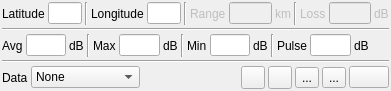
  <widget class="QWidget" name="dataContainer" native="true">
   <property name="geometry">
    <rect>
     <x>0</x>
     <y>220</y>
     <width>391</width>
     <height>91</height>
    </rect>
   </property>
   <property name="sizePolicy">
    <sizepolicy hsizetype="Expanding" vsizetype="Preferred">
     <horstretch>0</horstretch>
     <verstretch>0</verstretch>
    </sizepolicy>
   </property>
   <property name="minimumSize">
    <size>
     <width>350</width>
     <height>0</height>
    </size>
   </property>
   <property name="windowTitle">
    <string>Data</string>
   </property>
   <layout class="QVBoxLayout" name="verticalLayout_2">
    <property name="spacing">
     <number>3</number>
    </property>
    <property name="leftMargin">
     <number>2</number>
    </property>
    <property name="topMargin">
     <number>2</number>
    </property>
    <property name="rightMargin">
     <number>2</number>
    </property>
    <property name="bottomMargin">
     <number>2</number>
    </property>
    <item>
     <layout class="QHBoxLayout" name="posMeasurementsLayout">
      <item>
       <widget class="QLabel" name="latitudeLabel">
        <property name="text">
         <string>Latitude</string>
        </property>
       </widget>
      </item>
      <item>
       <widget class="QLineEdit" name="latitude">
        <property name="maximumSize">
         <size>
          <width>100</width>
          <height>16777215</height>
         </size>
        </property>
        <property name="toolTip">
         <string>Current latitude. Decimal degrees, North positive</string>
        </property>
        <property name="text">
         <string/>
        </property>
        <property name="readOnly">
         <bool>true</bool>
        </property>
       </widget>
      </item>
      <item>
       <widget class="Line" name="line_14">
        <property name="orientation">
         <enum>Qt::Vertical</enum>
        </property>
       </widget>
      </item>
      <item>
       <widget class="QLabel" name="longitudeLabel">
        <property name="text">
         <string>Longitude</string>
        </property>
       </widget>
      </item>
      <item>
       <widget class="QLineEdit" name="longitude">
        <property name="maximumSize">
         <size>
          <width>100</width>
          <height>16777215</height>
         </size>
        </property>
        <property name="toolTip">
         <string>Current longitude. Decimal degrees, East positive</string>
        </property>
        <property name="text">
         <string/>
        </property>
        <property name="readOnly">
         <bool>true</bool>
        </property>
       </widget>
      </item>
      <item>
       <widget class="Line" name="line_15">
        <property name="orientation">
         <enum>Qt::Vertical</enum>
        </property>
       </widget>
      </item>
      <item>
       <widget class="QLabel" name="rangeLabel">
        <property name="enabled">
         <bool>false</bool>
        </property>
        <property name="text">
         <string>Range</string>
        </property>
       </widget>
      </item>
      <item>
       <widget class="QLineEdit" name="range">
        <property name="enabled">
         <bool>false</bool>
        </property>
        <property name="toolTip">
         <string>Range (distance) to transmitter</string>
        </property>
        <property name="alignment">
         <set>Qt::AlignRight|Qt::AlignTrailing|Qt::AlignVCenter</set>
        </property>
        <property name="readOnly">
         <bool>true</bool>
        </property>
       </widget>
      </item>
      <item>
       <widget class="QLabel" name="rangeUnits">
        <property name="enabled">
         <bool>false</bool>
        </property>
        <property name="text">
         <string>km</string>
        </property>
       </widget>
      </item>
      <item>
       <widget class="Line" name="line_16">
        <property name="orientation">
         <enum>Qt::Vertical</enum>
        </property>
       </widget>
      </item>
      <item>
       <widget class="QLabel" name="pathLossLabel">
        <property name="enabled">
         <bool>false</bool>
        </property>
        <property name="text">
         <string>Loss</string>
        </property>
       </widget>
      </item>
      <item>
       <widget class="QLineEdit" name="pathLoss">
        <property name="enabled">
         <bool>false</bool>
        </property>
        <property name="toolTip">
         <string>Free space path loss from current position to transmitter in dB</string>
        </property>
        <property name="alignment">
         <set>Qt::AlignRight|Qt::AlignTrailing|Qt::AlignVCenter</set>
        </property>
       </widget>
      </item>
      <item>
       <widget class="QLabel" name="pathLossUnits">
        <property name="enabled">
         <bool>false</bool>
        </property>
        <property name="text">
         <string>dB</string>
        </property>
       </widget>
      </item>
      <item>
       <spacer name="horizontalSpacer_5">
        <property name="orientation">
         <enum>Qt::Horizontal</enum>
        </property>
        <property name="sizeHint" stdset="0">
         <size>
          <width>40</width>
          <height>20</height>
         </size>
        </property>
       </spacer>
      </item>
     </layout>
    </item>
    <item>
     <widget class="Line" name="line_3">
      <property name="orientation">
       <enum>Qt::Horizontal</enum>
      </property>
     </widget>
    </item>
    <item>
     <layout class="QHBoxLayout" name="powMeasurementsLayout">
      <item>
       <widget class="QLabel" name="averageLabel">
        <property name="text">
         <string>Avg</string>
        </property>
       </widget>
      </item>
      <item>
       <widget class="QLineEdit" name="average">
        <property name="minimumSize">
         <size>
          <width>0</width>
          <height>0</height>
         </size>
        </property>
        <property name="maximumSize">
         <size>
          <width>60</width>
          <height>16777215</height>
         </size>
        </property>
        <property name="toolTip">
         <string>Average power in dB</string>
        </property>
        <property name="text">
         <string/>
        </property>
        <property name="alignment">
         <set>Qt::AlignRight|Qt::AlignTrailing|Qt::AlignVCenter</set>
        </property>
        <property name="readOnly">
         <bool>true</bool>
        </property>
       </widget>
      </item>
      <item>
       <widget class="QLabel" name="averageUnits">
        <property name="text">
         <string>dB</string>
        </property>
       </widget>
      </item>
      <item>
       <widget class="Line" name="line_7">
        <property name="orientation">
         <enum>Qt::Vertical</enum>
        </property>
       </widget>
      </item>
      <item>
       <widget class="QLabel" name="maxLabel">
        <property name="text">
         <string>Max</string>
        </property>
       </widget>
      </item>
      <item>
       <widget class="QLineEdit" name="maxPeak">
        <property name="maximumSize">
         <size>
          <width>60</width>
          <height>16777215</height>
         </size>
        </property>
        <property name="toolTip">
         <string>Maximum peak power in dB</string>
        </property>
        <property name="alignment">
         <set>Qt::AlignRight|Qt::AlignTrailing|Qt::AlignVCenter</set>
        </property>
        <property name="readOnly">
         <bool>true</bool>
        </property>
       </widget>
      </item>
      <item>
       <widget class="QLabel" name="maxPeakUnits">
        <property name="text">
         <string>dB</string>
        </property>
       </widget>
      </item>
      <item>
       <widget class="Line" name="line_10">
        <property name="orientation">
         <enum>Qt::Vertical</enum>
        </property>
       </widget>
      </item>
      <item>
       <widget class="QLabel" name="minPeakLabel">
        <property name="text">
         <string>Min</string>
        </property>
       </widget>
      </item>
      <item>
       <widget class="QLineEdit" name="minPeak">
        <property name="maximumSize">
         <size>
          <width>60</width>
          <height>16777215</height>
         </size>
        </property>
        <property name="toolTip">
         <string>Minimum peak power in dB</string>
        </property>
        <property name="alignment">
         <set>Qt::AlignRight|Qt::AlignTrailing|Qt::AlignVCenter</set>
        </property>
        <property name="readOnly">
         <bool>true</bool>
        </property>
       </widget>
      </item>
      <item>
       <widget class="QLabel" name="minPeakUnits">
        <property name="text">
         <string>dB</string>
        </property>
       </widget>
      </item>
      <item>
       <widget class="Line" name="line_12">
        <property name="orientation">
         <enum>Qt::Vertical</enum>
        </property>
       </widget>
      </item>
      <item>
       <widget class="QLabel" name="pulseAverageLabel">
        <property name="text">
         <string>Pulse</string>
        </property>
       </widget>
      </item>
      <item>
       <widget class="QLineEdit" name="pulseAverage">
        <property name="maximumSize">
         <size>
          <width>60</width>
          <height>16777215</height>
         </size>
        </property>
        <property name="toolTip">
         <string>Pulse average power in dB</string>
        </property>
        <property name="alignment">
         <set>Qt::AlignRight|Qt::AlignTrailing|Qt::AlignVCenter</set>
        </property>
        <property name="readOnly">
         <bool>true</bool>
        </property>
       </widget>
      </item>
      <item>
       <widget class="QLabel" name="pulseAverageUnits">
        <property name="text">
         <string>dB</string>
        </property>
       </widget>
      </item>
      <item>
       <spacer name="horizontalSpacer_6">
        <property name="orientation">
         <enum>Qt::Horizontal</enum>
        </property>
        <property name="sizeHint" stdset="0">
         <size>
          <width>40</width>
          <height>20</height>
         </size>
        </property>
       </spacer>
      </item>
     </layout>
    </item>
    <item>
     <widget class="Line" name="line_4">
      <property name="orientation">
       <enum>Qt::Horizontal</enum>
      </property>
     </widget>
    </item>
    <item>
     <layout class="QHBoxLayout" name="buttonsLayout">
      <item>
       <widget class="QLabel" name="modeLabel">
        <property name="text">
         <string>Data</string>
        </property>
       </widget>
      </item>
      <item>
       <widget class="QComboBox" name="mode">
        <property name="minimumSize">
         <size>
          <width>70</width>
          <height>0</height>
         </size>
        </property>
        <property name="toolTip">
         <string>Power measurement to plot on map</string>
        </property>
        <item>
         <property name="text">
          <string>None</string>
         </property>
        </item>
        <item>
         <property name="text">
          <string>Average</string>
         </property>
        </item>
        <item>
         <property name="text">
          <string>Max</string>
         </property>
        </item>
        <item>
         <property name="text">
          <string>Min</string>
         </property>
        </item>
        <item>
         <property name="text">
          <string>Pulse average</string>
         </property>
        </item>
        <item>
         <property name="text">
          <string>Path loss</string>
         </property>
        </item>
       </widget>
      </item>
      <item>
       <spacer name="horizontalSpacer_3">
        <property name="orientation">
         <enum>Qt::Horizontal</enum>
        </property>
        <property name="sizeHint" stdset="0">
         <size>
          <width>40</width>
          <height>20</height>
         </size>
        </property>
       </spacer>
      </item>
      <item>
       <widget class="ButtonSwitch" name="displayChart">
        <property name="toolTip">
         <string>Display chart</string>
        </property>
        <property name="text">
         <string/>
        </property>
        <property name="icon">
         <iconset resource="../../../sdrgui/resources/res.qrc">
          <normaloff>:/carrier.png</normaloff>:/carrier.png</iconset>
        </property>
        <property name="checkable">
         <bool>true</bool>
        </property>
        <property name="checked">
         <bool>false</bool>
        </property>
       </widget>
      </item>
      <item>
       <widget class="QToolButton" name="writeImage">
        <property name="toolTip">
         <string>Save heat map as an image file</string>
        </property>
        <property name="text">
         <string/>
        </property>
        <property name="icon">
         <iconset resource="../../../sdrgui/resources/res.qrc">
          <normaloff>:/picture.png</normaloff>:/picture.png</iconset>
        </property>
       </widget>
      </item>
      <item>
       <widget class="QToolButton" name="writeCSV">
        <property name="toolTip">
         <string>Save data to a .csv file</string>
        </property>
        <property name="text">
         <string>...</string>
        </property>
        <property name="icon">
         <iconset resource="../../../sdrgui/resources/res.qrc">
          <normaloff>:/save.png</normaloff>:/save.png</iconset>
        </property>
        <property name="checkable">
         <bool>false</bool>
        </property>
       </widget>
      </item>
      <item>
       <widget class="QToolButton" name="readCSV">
        <property name="toolTip">
         <string>Read data from a .csv file</string>
        </property>
        <property name="text">
         <string>...</string>
        </property>
        <property name="icon">
         <iconset resource="../../../sdrgui/resources/res.qrc">
          <normaloff>:/load.png</normaloff>:/load.png</iconset>
        </property>
        <property name="checkable">
         <bool>false</bool>
        </property>
       </widget>
      </item>
      <item>
       <widget class="QPushButton" name="clearHeatMap">
        <property name="toolTip">
         <string>Clear heat map</string>
        </property>
        <property name="text">
         <string/>
        </property>
        <property name="icon">
         <iconset resource="../../../sdrgui/resources/res.qrc">
          <normaloff>:/bin.png</normaloff>:/bin.png</iconset>
        </property>
       </widget>
      </item>
     </layout>
    </item>
   </layout>
  </widget>
